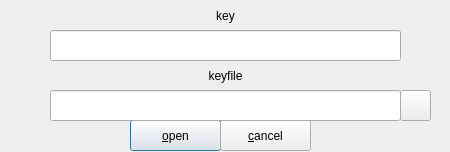
<?xml version="1.0" encoding="UTF-8"?>
<ui version="4.0">
 <class>MainWindow</class>
 <widget class="QWidget" name="MainWindow">
  <property name="windowModality">
   <enum>Qt::ApplicationModal</enum>
  </property>
  <property name="geometry">
   <rect>
    <x>0</x>
    <y>0</y>
    <width>450</width>
    <height>152</height>
   </rect>
  </property>
  <property name="windowTitle">
   <string>key module</string>
  </property>
  <widget class="QWidget" name="centralWidget" native="true">
   <property name="geometry">
    <rect>
     <x>0</x>
     <y>10</y>
     <width>451</width>
     <height>141</height>
    </rect>
   </property>
   <widget class="QPushButton" name="pbOpen">
    <property name="geometry">
     <rect>
      <x>130</x>
      <y>110</y>
      <width>91</width>
      <height>31</height>
     </rect>
    </property>
    <property name="text">
     <string>&amp;open</string>
    </property>
    <property name="autoDefault">
     <bool>true</bool>
    </property>
    <property name="default">
     <bool>true</bool>
    </property>
   </widget>
   <widget class="QPushButton" name="pbCancel">
    <property name="geometry">
     <rect>
      <x>220</x>
      <y>110</y>
      <width>91</width>
      <height>31</height>
     </rect>
    </property>
    <property name="text">
     <string>&amp;cancel</string>
    </property>
    <property name="autoDefault">
     <bool>true</bool>
    </property>
   </widget>
   <widget class="QPushButton" name="pbKeyFile">
    <property name="geometry">
     <rect>
      <x>400</x>
      <y>80</y>
      <width>31</width>
      <height>31</height>
     </rect>
    </property>
    <property name="text">
     <string/>
    </property>
   </widget>
   <widget class="QLabel" name="label">
    <property name="geometry">
     <rect>
      <x>50</x>
      <y>50</y>
      <width>351</width>
      <height>31</height>
     </rect>
    </property>
    <property name="text">
     <string>keyfile</string>
    </property>
    <property name="textFormat">
     <enum>Qt::AutoText</enum>
    </property>
    <property name="scaledContents">
     <bool>false</bool>
    </property>
    <property name="alignment">
     <set>Qt::AlignCenter</set>
    </property>
    <property name="wordWrap">
     <bool>false</bool>
    </property>
   </widget>
   <widget class="QLabel" name="label_2">
    <property name="geometry">
     <rect>
      <x>50</x>
      <y>-10</y>
      <width>351</width>
      <height>31</height>
     </rect>
    </property>
    <property name="text">
     <string>key</string>
    </property>
    <property name="alignment">
     <set>Qt::AlignCenter</set>
    </property>
   </widget>
   <widget class="QLineEdit" name="lineEditKey">
    <property name="geometry">
     <rect>
      <x>50</x>
      <y>20</y>
      <width>351</width>
      <height>31</height>
     </rect>
    </property>
   </widget>
   <widget class="QLineEdit" name="lineEditKeyFile">
    <property name="geometry">
     <rect>
      <x>50</x>
      <y>80</y>
      <width>351</width>
      <height>31</height>
     </rect>
    </property>
   </widget>
  </widget>
  <widget class="QToolBar" name="mainToolBar">
   <property name="geometry">
    <rect>
     <x>0</x>
     <y>0</y>
     <width>0</width>
     <height>6</height>
    </rect>
   </property>
  </widget>
 </widget>
 <layoutdefault spacing="6" margin="11"/>
 <tabstops>
  <tabstop>lineEditKey</tabstop>
  <tabstop>lineEditKeyFile</tabstop>
  <tabstop>pbKeyFile</tabstop>
  <tabstop>pbOpen</tabstop>
  <tabstop>pbCancel</tabstop>
 </tabstops>
 <resources/>
 <connections/>
</ui>
